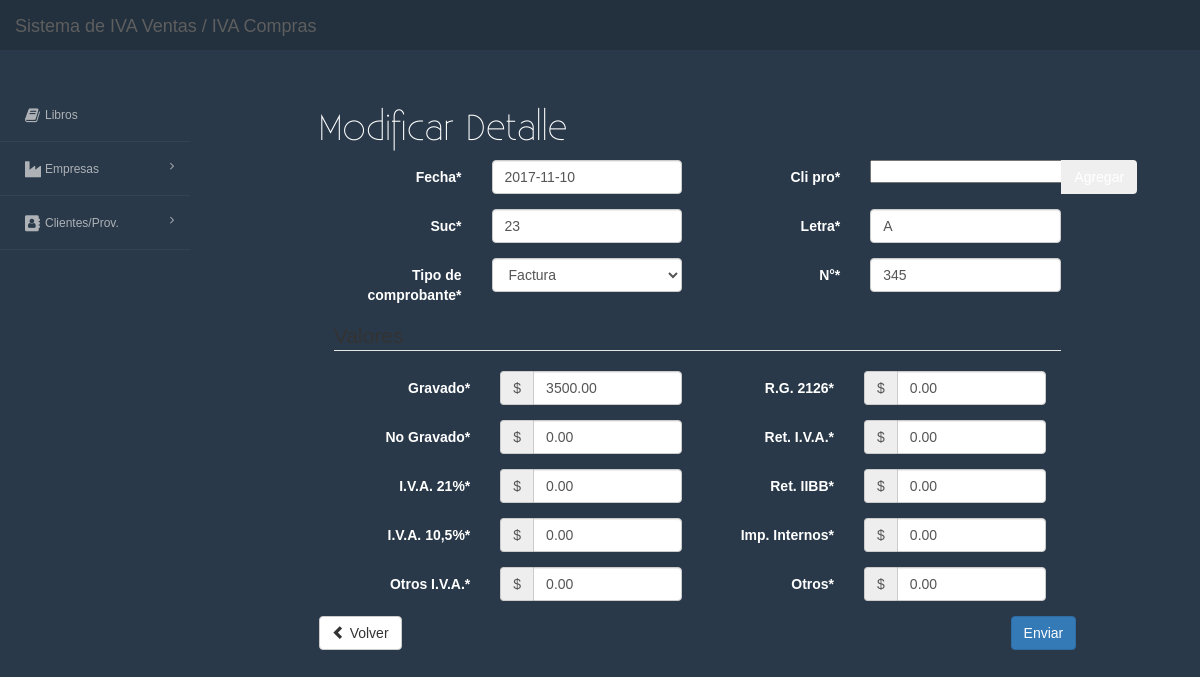
/m_detalle/33/, run on the app's committed database.
### IVAcompras/models.py (models this page shows, shortened)
class Detalle(models.Model):
	libro = models.ForeignKey(Libro)
	fecha = models.DateField(auto_now=False, null=True)
	tipo_comprobante_choices = (
		('F', 'Factura'),
		('ND', 'Nota de Débito'),
		('NC', 'Nota de Crédito'),
		('R', 'Recibo'),
		)
	tipo_comprobante = models.CharField("Tipo de comprobante", max_length=2, choices= tipo_comprobante_choices, null=True)
	letra = models.CharField("Letra", max_length=1, null=True)
	sucursal = models.CharField("Suc", max_length=3, null=True)
	nfactura = models.CharField("N°", max_length=30, null=True)
	cli_pro = models.ForeignKey(CliPro, null=True)
	gravado = models.DecimalField("Gravado", default=0, null=True, decimal_places=2, max_digits=6, validators=[MinValueValidator(Decimal('0.00'))])
	no_gravado = models.DecimalField("No Gravado", default=0, null=True, decimal_places=2, max_digits=6, validators=[MinValueValidator(Decimal('0.00'))])
	iva21 = models.DecimalField("I.V.A. 21%", default=0, null=True, decimal_places=2, max_digits=6, validators=[MinValueValidator(Decimal('0.00'))])
	iva105= models.DecimalField("I.V.A. 10,5%", default=0, null=True, decimal_places=2, max_digits=6, validators=[MinValueValidator(Decimal('0.00'))])
	iva_otros= models.DecimalField("Otros I.V.A.", default=0, null=True, decimal_places=2, max_digits=6, validators=[MinValueValidator(Decimal('0.00'))])
	rg2126= models.DecimalField("R.G. 2126", default=0, null=True, decimal_places=2, max_digits=6, validators=[MinValueValidator(Decimal('0.00'))])
	ret_IVA = models.DecimalField("Ret. I.V.A.", default=0, null=True, decimal_places=2, max_digits=6, validators=[MinValueValidator(Decimal('0.00'))])
	ret_iibb= models.DecimalField("Ret. IIBB", default=0, null=True, decimal_places=2, max_digits=6, validators=[MinValueValidator(Decimal('0.00'))])
	imp_int= models.DecimalField("Imp. Internos", default=0, null=True, decimal_places=2, max_digits=6, validators=[MinValueValidator(Decimal('0.00'))])
	otros= models.DecimalField("Otros", default=0, null=True, decimal_places=2, max_digits=6, validators=[MinValueValidator(Decimal('0.00'))])
	class Meta:
		unique_together = ("libro", "tipo_comprobante", "nfactura")

### IVAcompras/views.py (the view)
# urls.py: url(r'^m_detalle/(?P<id>\d+)/$', views.m_detalle, name='m_detalle'),
def m_detalle(request, id=None):
	instance = get_object_or_404(Detalle, id=id)
	form = DetalleForm(request.POST or None, instance=instance)
	if form.is_valid():
		instance = form.save(commit=False)
		instance.save()
		return HttpResponseRedirect(instance.get_absolute_url())
	else:
		print (form.errors)
	context = {
		"title" : "Modificar Detalle",
		"instance" : instance,
		"form" : form,
	}
	return render(request, "altas.html", context)

### IVAcompras/models.py (called while the page is built)
	def __str__(self):
		return ('%s - %s - %s')%(self.nombre, self.cuit, self.iva)

### templates/altas.html (shortened to what this page needs)
{% extends 'base.html' %}
{% load crispy_forms_tags %}
{% block content %}
<div class="row">
	<div class="col-md-10 col-md-offset-1">
				<h1>{{ title }}</h1>
				{% crispy form form.helper %}
		<div align="left">
			<a class="btn btn-default btn-md" role="button" href="{{ url }}"><span class="glyphicon glyphicon-chevron-left"></span>  Volver</a>
        </div>
	</div>
</div>
{% endblock %}

### static/css/iva.css (style rules this page uses)
body { padding-top: 70px; padding-bottom: 30px; padding-right: 240px; color: #fff; background: #293949; font-family: 'Open-Sans',sans-serif; margin: 0; text-rendering: optimizeLegibility; -webkit-font-smoothing: antialiased; }
h1 { font-family: Existence-Light; }

### data on the page
Detalle: fecha "2017-11-10", sucursal "23", tipo_comprobante "Factura", cli_pro "Rayuela - 30121212120 - I", letra "A", nfactura "345", gravado "3500.00", no_gravado "0.00", iva21 "0.00", iva105 "0.00", iva_otros "0.00", rg2126 "0.00", ret_IVA "0.00", ret_iibb "0.00", imp_int "0.00", otros "0.00"

### other printed values
{{ title }} "Modificar Detalle"
